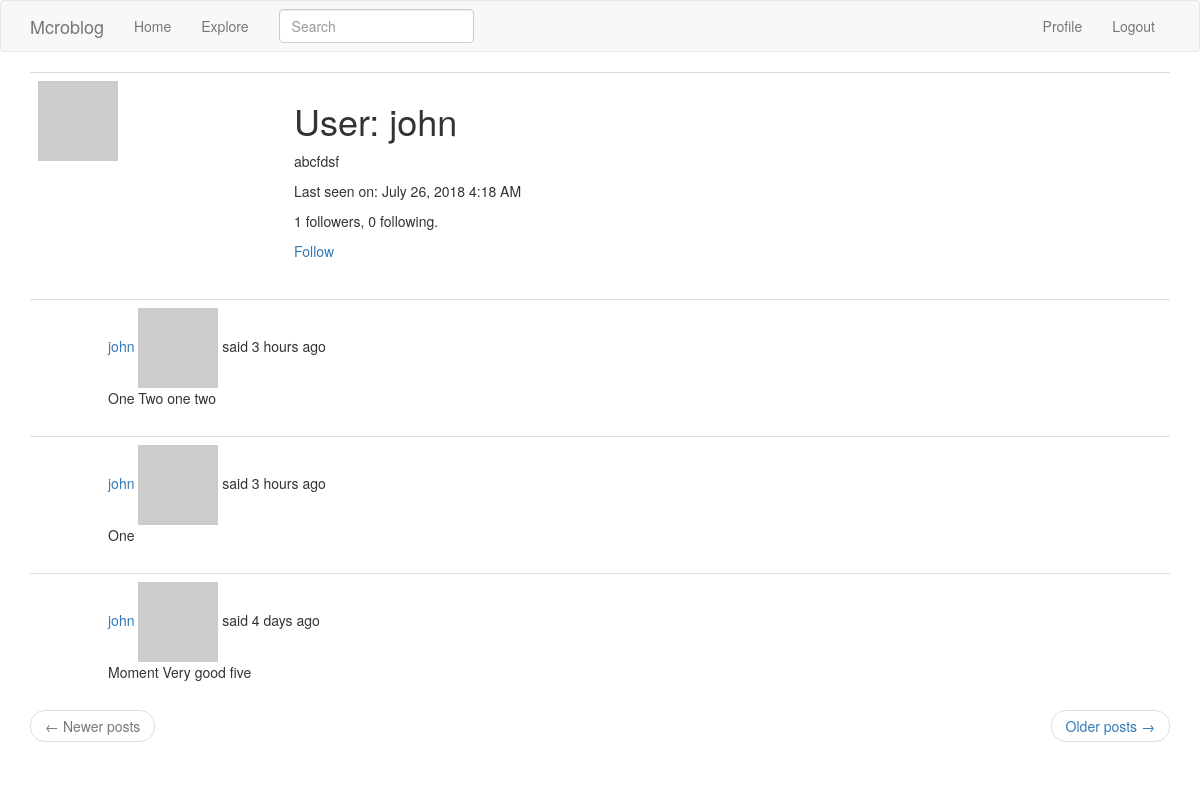
/user/john (signed in), run on the app's committed database.
### app/models.py (models this page shows, shortened)
class User(UserMixin, db.Model):
    id = db.Column(db.Integer, primary_key=True)
    username = db.Column(db.String(64), index=True, unique=True)
    email = db.Column(db.String(120), index=True, unique=True)
    password_hash = db.Column(db.String(128))
    posts = db.relationship('Post', backref='author', lazy='dynamic')
    about_me = db.Column(db.String(140))
    last_seen = db.Column(db.DateTime, default=datetime.utcnow)
    followed = db.relationship(
        'User', secondary=followers,
        primaryjoin=(followers.c.follower_id == id),
        secondaryjoin=(followers.c.followed_id == id),
        backref=db.backref('followers', lazy='dynamic'),
        lazy='dynamic'
    )
    def is_following(self, user):
        return self.followed.filter(
            followers.c.followed_id == user.id).count() > 0
    def avatar(self, size):
        digest = md5(self.email.lower().encode('utf-8')).hexdigest()
        return 'https://www.gravatar.com/avatar/{}?d=identicon&s={}'.format(digest, size)

class SearchableMixin(object):
    @classmethod
    def before_commit(cls, session):
        session._changes = {
            'add': list(session.new),
            'update': list(session.dirty),
            'delete': list(session.deleted)
        }
    @classmethod
    def after_commit(cls, session):
        for obj in session._changes['add']:
            if isinstance(obj, SearchableMixin):
                add_to_index(obj.__tablename__, obj)
        for obj in session._changes['update']:
            if isinstance(obj, SearchableMixin):
                add_to_index(obj.__tablename__, obj)
        for obj in session._changes['delete']:
            if isinstance(obj, SearchableMixin):
                remove_from_index(obj.__tablename__, obj)
        session._changes = None

class Post(SearchableMixin, db.Model):
    __searchable__ = ['body']
    id = db.Column(db.Integer, primary_key=True)
    body = db.Column(db.String(140))
    timestamp = db.Column(db.DateTime, index=True, default=datetime.utcnow)
    user_id = db.Column(db.Integer, db.ForeignKey('user.id'))
    language = db.Column(db.String(5))

### app/main/routes.py (the view)
@bp.route('/user/<username>')
@login_required
def user(username):
    user = User.query.filter_by(username=username).first_or_404()
    page = request.args.get('page', 1, type=int)
    posts = user.posts.order_by(Post.timestamp.desc()).paginate(
        page, current_app.config['POSTS_PER_PAGE'], False)
    next_url = url_for('main.user', username=user.username,
                       page=posts.next_num) if posts.has_next else None
    prev_url = url_for('main.user', username=user.username,
                       page=posts.prev_num) if posts.has_prev else None
    return render_template('user.html', user=user, posts=posts.items,
                           next_url=next_url, prev_url=prev_url)

### app/main/forms.py
class SearchForm(FlaskForm):
    q = StringField(_l('Search'), validators=[DataRequired()])
    def __init__(self, *args, **kwargs):
        if 'formdata' not in kwargs:
            kwargs['formdata'] = request.args
        if 'csrf_enabled' not in kwargs:
            kwargs['csrf_enabled'] = False
        super(SearchForm, self).__init__(*args, **kwargs)

### app/main/routes.py (called while the page is built)
@bp.before_app_request
def before_request():
    if current_user.is_authenticated:
        current_user.last_seen = datetime.utcnow()
        db.session.commit()
        g.search_form = SearchForm()
    g.locale = str(get_locale())

### app/models.py (called while the page is built)
@login.user_loader
def load_user(id):
    return User.query.get(int(id))

### app/templates/user.html
{% extends "base.html" %}
{% block app_content %}
    <table class="table table-hover">
        <tr>
            <td width="256px"><img src="{{ user.avatar(256) }}"></td>
            <td>
                <h1>User: {{ user.username }}</h1>
                {% if user.about_me %}<p>{{ user.about_me }}</p>{% endif %}
                {% if user.last_seen %}<p>Last seen on: {{ moment(user.last_seen).format('LLL') }}</p>{% endif %}
                <p>{{ user.followers.count() }} followers, {{ user.followed.count() }} following.</p>
                {% if user == current_user %}
                    <p><a href="{{ url_for('main.edit_profile') }}">Edit your profile</a></p>
                {% elif not current_user.is_following(user) %}
                    <p><a href="{{ url_for('main.follow', username=user.username) }}">Follow</a></p>
                {% else %}
                    <p><a href="{{ url_for('main.unfollow', username=user.username) }}">Unfollow</a></p>
                {% endif %}
            </td>
        </tr>
    </table>
    {% for post in posts %}
        {% include '_post.html' %}
    {% endfor %}
    <nav aria-label="...">
        <ul class="pager">
            <li class="previous{% if not prev_url %} disabled{% endif %}">
                <a href="{{ prev_url or '#' }}">
                    <span aria-hidden="true">&larr;</span> Newer posts
                </a>
            </li>
            <li class="next{% if not next_url %} disabled{% endif %}">
                <a href="{{ next_url or '#' }}">
                    Older posts <span aria-hidden="true">&rarr;</span>
                </a>
            </li>
        </ul>
    </nav>
{% endblock %}

### app/templates/_post.html (shortened to what this page needs)
<table class="table table-hover">
    <tr>
        <td width="70px">
        </td>
        <td>
            <a href="{{ url_for('main.user', username=post.author.username) }}">
                {{ post.author.username }}
            </a>
            {{ _('%(username)s said %(when)s', username=user_link, when=moment(post.timestamp).fromNow()) }}
        <br>
            <span id="post{{ post.id }}">{{ post.body }}</span>
        </td>
    </tr>
</table>

### data on the page
User: username "john", about_me "abcfdsf", last_seen "July 26, 2018 4:18 AM"
Post: author.username "john", body "One Two one two"
Post: author.username "john", body "One"
Post: author.username "john", body "Moment Very good five"

### other printed values
{{ user.followers.count() }} "1"
{{ user.followed.count() }} "0"
